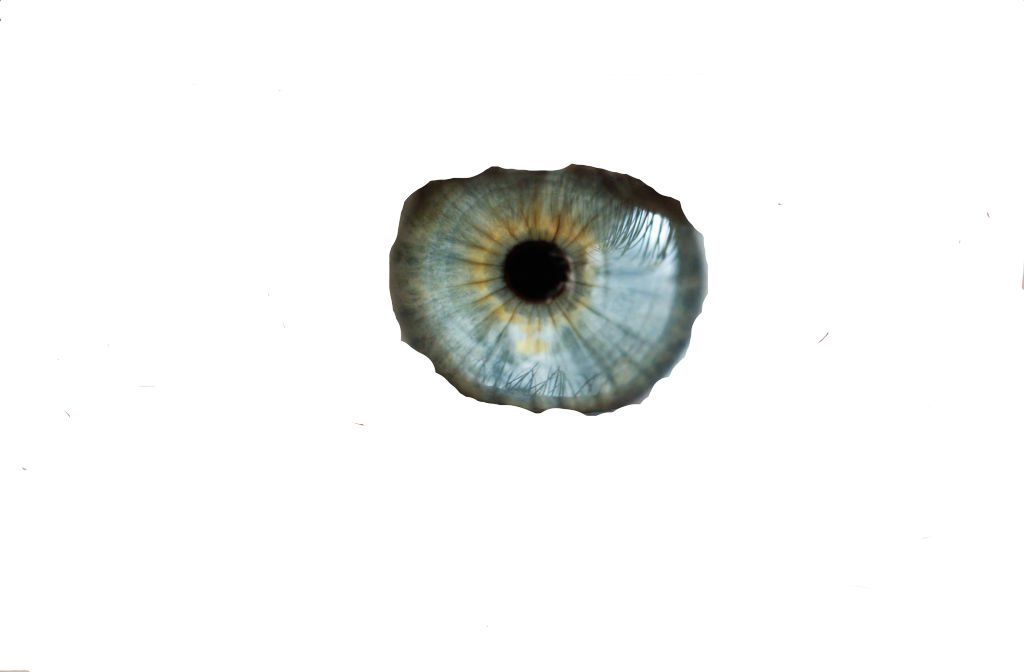
#> input picture tp2/web/images/oeil_masque.png, 1024 x 672 px
$ python masque.py
#> lines starting #> are read from the running program, lines starting #| are printed output that depends on the picture; after the words box and inside, x2 and y2 are one past the last pixel; in counts of white or black regions, pixels touching at a corner belong together
import cv2
import numpy as np
import matplotlib.pyplot as plt
import os

ROOT_IMAGES = "../web/images"

# --------------------------------------------------
# 1️⃣ Charger image
# --------------------------------------------------

image_path = os.path.join(ROOT_IMAGES, "oeil_masque.png")
img = cv2.imread(image_path)
#> img is the input picture: shape (672, 1024, 3); mean B, G, R 241.3, 242.3, 241.3

if img is None:
    print("Erreur : image non trouvée")
    exit()

# --------------------------------------------------
# 2️⃣ Initialisation GrabCut
# --------------------------------------------------

mask = np.zeros(img.shape[:2], np.uint8)

bgdModel = np.zeros((1, 65), np.float64)
fgdModel = np.zeros((1, 65), np.float64)

h, w = img.shape[:2]
#> h = 672; w = 1024
rect = (30, 30, w-60, h-60)
#> rect = (30, 30, 964, 612)

# --------------------------------------------------
# 3️⃣ GrabCut
# --------------------------------------------------

cv2.grabCut(img, mask, rect, bgdModel, fgdModel, 5, cv2.GC_INIT_WITH_RECT)

mask_binary = np.where(
    (mask == cv2.GC_BGD) | (mask == cv2.GC_PR_BGD),
    0,
    255
).astype("uint8")

# --------------------------------------------------
# 4️⃣ Nettoyage morphologique
# --------------------------------------------------

kernel = np.ones((5,5), np.uint8)
mask_binary = cv2.morphologyEx(mask_binary, cv2.MORPH_CLOSE, kernel, iterations=2)
mask_binary = cv2.morphologyEx(mask_binary, cv2.MORPH_OPEN, kernel, iterations=1)

# --------------------------------------------------
# 5️⃣ Appliquer masque
# --------------------------------------------------

result = cv2.bitwise_and(img, img, mask=mask_binary)
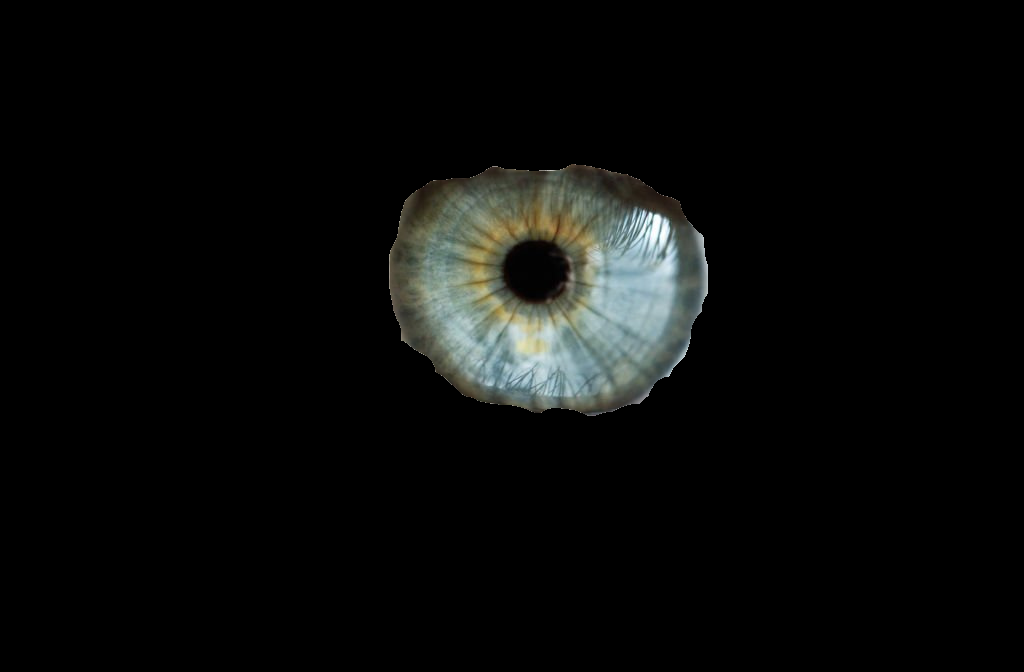
#> result: shape (672, 1024, 3); mean B, G, R 10.3, 11.2, 10.2

# --------------------------------------------------
# 6️⃣ Sauvegardes
# --------------------------------------------------

# Masque binaire
mask_path = os.path.join(ROOT_IMAGES, "mask_binary_eye.png")
cv2.imwrite(mask_path, mask_binary)
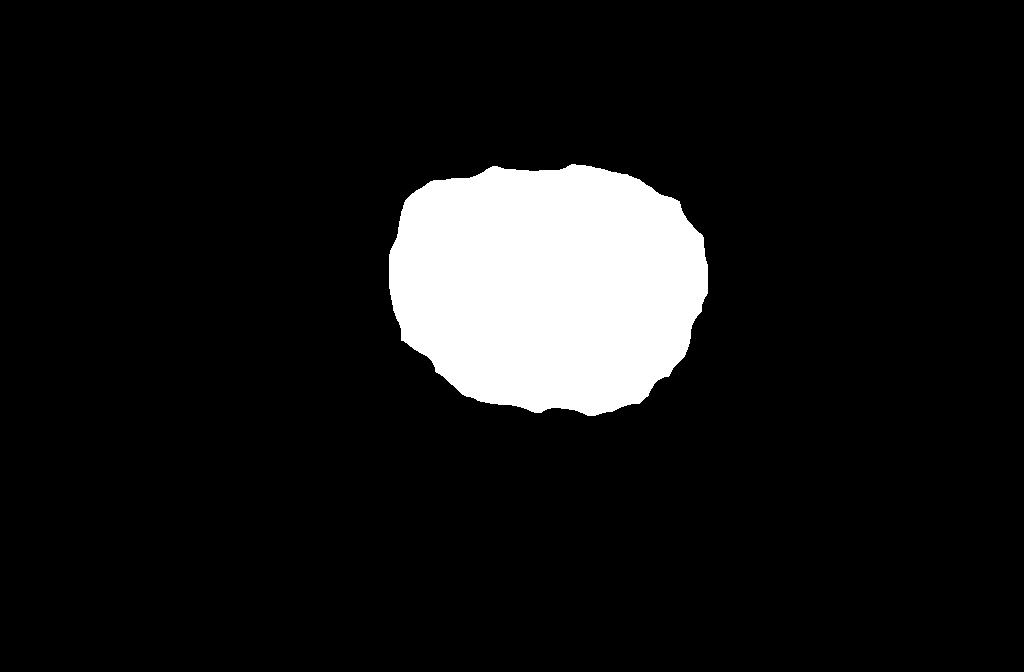
#> saved as mask_binary_eye.png: shape (672, 1024); 9.4% white; 1 white region, box (x1, y1, x2, y2) and area: (389, 164, 708, 416) 64460


# --------------------------------------------------
# 7️⃣ Affichage
# --------------------------------------------------

plt.figure(figsize=(15,5))

plt.subplot(1,3,1)
plt.title("Image originale")
plt.imshow(cv2.cvtColor(img, cv2.COLOR_BGR2RGB))
plt.axis("off")

plt.subplot(1,3,2)
plt.title("Masque binaire")
plt.imshow(mask_binary, cmap="gray")
plt.axis("off")

plt.subplot(1,3,3)
plt.title("Image découpée")
plt.imshow(cv2.cvtColor(result, cv2.COLOR_BGR2RGB))
plt.axis("off")

plt.tight_layout()
plt.show()
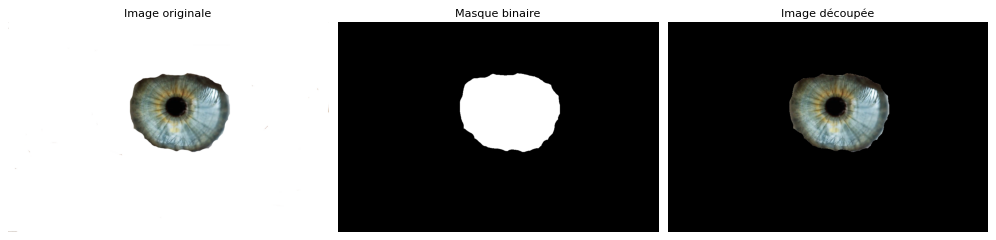
#> figure drawn by matplotlib, 3 panels
